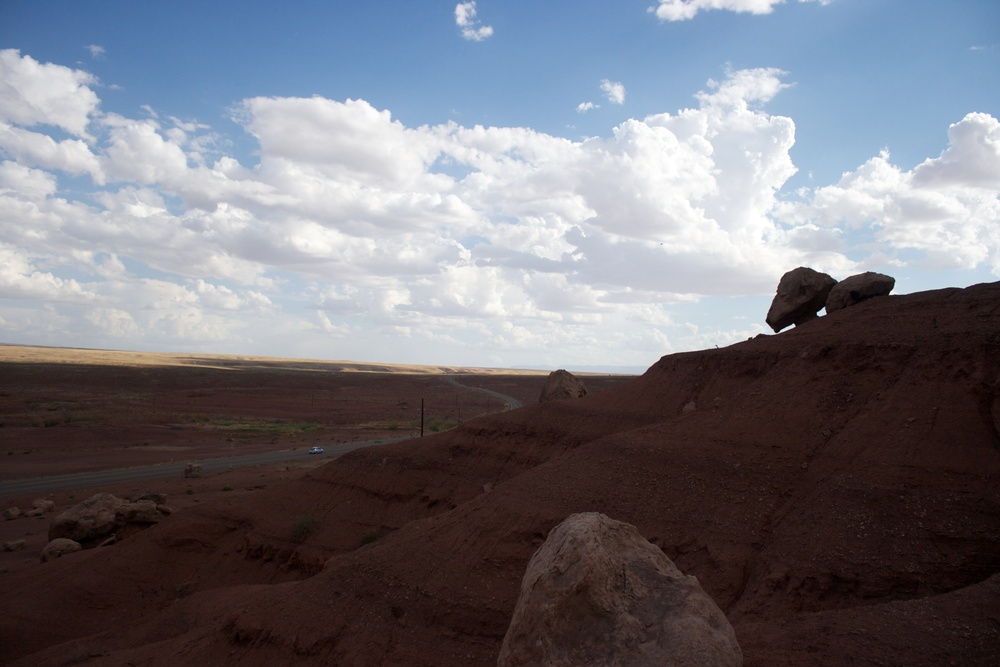
#> input picture data/nevada3.jpg, 1000 x 667 px, shrunk from 3888 x 2592 before the run
$ python stitch.py ../data
#> lines starting #> are read from the running program, lines starting #| are printed output that depends on the picture
# Author: JingJing Zhuang

import cv2
import numpy as np
import sys
import os
import matplotlib.pyplot as plt
from numpy import linalg as LA
from PIL import Image


class ImageInfo:
    def __init__(self, img):
        self.img = img
        self.key, self.des = sift_features(img)
        self.shape = img.shape

    def show(self):
        plt.imshow(self.img)
        plt.show()


class KnnInfo:
    dist = -1
    trainIdx = -1
    queryIdx = -1


# SIFT source from: https://docs.opencv.org/master/da/df5/tutorial_py_sift_intro.html
def sift_features(img):
    img = cv2.cvtColor(img, cv2.COLOR_BGR2GRAY)
    sift = cv2.xfeatures2d.SIFT_create()
    # key will be a list of keypoints, des is a numpy array of shape
    key, des = sift.detectAndCompute(img, None)
    return key, des


def euclidean_distance(row1, row2):
    dis = 0.0
    """ too slow
    for i in range(len(row1) - 1):
        dis += np.square(row1[i] - row2[i])"""
    dis = LA.norm(row1 - row2)
    return dis


# Reference from https://machinelearningmastery.com/tutorial-to-implement-k-nearest-neighbors-in-python-from-scratch/
def k_nearest_neighbors(des1, des2):
    match = []
    for x in range(len(des1)):
        knn_match = KnnInfo()
        knn_match.trainIdx = x
        for y in range(len(des2)):
            # calculate distance
            dis = euclidean_distance(des1[x], des2[y])
            if y == 0:
                knn_match.dist = dis
                knn_match.queryIdx = y
            if knn_match.dist > dis:
                knn_match.dist = dis
                knn_match.queryIdx = y
        # distance.sort(key=lambda tup: tup[1])
        # get neighbors
        check = True
        for i in range(len(des1)):
            dis = euclidean_distance(des2[knn_match.queryIdx], des1[i])
            if knn_match.dist > dis:
                check = False
        if check:
            match.append(knn_match)
    match.sort(key=lambda tup: tup.dist)
    return match


# this only sort two images
# [26 lines left out: function sort2, not called in this run]


def float32(img):
    return np.float32([key_point.pt for key_point in img.key])


# [160 lines left out: function arrange_img, not called in this run]


# Reference from https://math.stackexchange.com/questions/494238/how-to-compute-homography-matrix-h-from-corresponding-points-2d-2d-planar-homog
def homography(p1, p2):
    coor_list = []
    for (x1, y1), (x2, y2) in zip(p1, p2):
        coor_list.append([x1, y1, 1, 0, 0, 0, -x2*x1, -x2*y1, -x2])
        coor_list.append([0, 0, 0, x1, y1, 1, -y2*x1, -y2*y1, -y2])
    matrix = np.array(coor_list)
    u, s, v = LA.svd(matrix)    # get svd composition
    # print("Check svd's v: \n", v)
    h = v[8].reshape(3, 3)      # v[8] is the minimum singular value
    h = (1 / h[-1, -1]) * h     # h[-1,-1] is the last element in 3x3 matrix
    return h


def ransac(match, k1, k2):
    final_h = None
    max_inlier = []
    threshold = 0.5
    pt1 = np.array([k1[i.trainIdx].pt for i in match])
    pt2 = np.array([k2[i.queryIdx].pt for i in match])
    for i in range(1000):
        idx = np.random.choice(np.arange(len(pt1)), 4)   # randomly select 4 point
        ram_pt1 = pt1[idx]
        ram_pt2 = pt2[idx]
        h = homography(ram_pt1, ram_pt2)    # get homography matrix
        # get new world coordinate
        inlier = []
        for x in range(len(pt1)):
            p1 = np.transpose([pt1[x][0], pt1[x][1], 1])
            new = np.dot(h, p1)
            new = (1/(new.item(2)+0.00000001)) * new    # avoid to divide by zero
            p2 = np.transpose([pt2[x][0], pt2[x][1], 1])
            d = euclidean_distance(p2, new)
            if d < 4:
                inlier.append([pt1[x], pt2[x]])
        if len(inlier) > len(max_inlier):
            final_h = h
            max_inlier = inlier
        if len(inlier) > (len(pt1) * threshold):
            break
    return final_h


# Reference from https://stackoverflow.com/questions/13063201/how-to-show-the-whole-image-when-using-opencv-warpperspective
def warp_2_img(img1, img2, h):
    # get corners of two images
    h1, w1 = img1.shape[:2]
    h2, w2 = img2.shape[:2]
    pts1 = np.array([[0, 0], [0, h1], [w1, h1], [w1, 0]], dtype=np.float32).reshape(-1, 1, 2)
    pts2 = np.array([[0, 0], [0, h2], [w2, h2], [w2, 0]], dtype=np.float32).reshape(-1, 1, 2)
    pts2_ppt = cv2.perspectiveTransform(pts2, h)
    conn = np.concatenate((pts1, pts2_ppt), axis=0)
    [xmin, ymin] = np.array(conn.min(axis=0).flatten() - 0.5, dtype=np.int32)
    [xmax, ymax] = np.array(conn.max(axis=0).flatten() + 0.5, dtype=np.int32)
    # get the translation homography matrix
    warped = [-xmin, -ymin]
    trans = np.array([[1, 0, warped[0]], [0, 1, warped[1]], [0, 0, 1]])  # translate
    warped_img = cv2.warpPerspective(img2, trans.dot(h), (xmax - xmin, ymax - ymin))
    warped_img[warped[1]:h1 + warped[1], warped[0]:w1 + warped[0]] = img1
    return warped_img


def stitch_2_img(img1, img2):
    stitched_img = None
    # get matches
    match = k_nearest_neighbors(img1.des, img2.des)
    """print(len(img1.key))
    print(len(img2.key))"""
    # get homography from ransac
    h = ransac(match, img1.key, img2.key)
    stitched_img = ImageInfo(warp_2_img(img2.img, img1.img, h))
    return stitched_img


def main():
    # argv[0] = file name, argv[1] = directory
    if len(sys.argv) != 2:
        print("--- Use this command: \"python stitch.py [data directory]\" ---")
        sys.exit(0)
    data_dir = sys.argv[1]
    if data_dir.startswith("'") and data_dir.endswith("'"):
        data_dir = data_dir[1:len(data_dir)-1]
    elif data_dir.endswith("'"):
        data_dir = data_dir[:len(data_dir)-1]
    elif data_dir.startswith("'"):
        data_dir = data_dir[1:]
    if not data_dir.endswith("/"):
        data_dir += "/"
    data_dir = os.path.join(data_dir)
    print("--- Data directory is [" + data_dir + "] ---")
    # os.path.join("",data_dir)
    # read images from the given directory
    img_file = os.listdir(data_dir)  # contain image name e.g. [img_name.jpg]
    if len(img_file) < 1:
        print("No image found.")
        sys.exit(0)
    img_list = []  # a list contain image file path e.g. [../data/image_name.jpg]
    images = []
    # print(*img_file)
    # The program should read ALL jpg files in the data directory
    for img in img_file:
        if (img.endswith(".jpg") or img.endswith(".JPG")) and img != "panorama.jpg":
            img_list.append(data_dir + img)  # e.g. [../data/image_name.jpg]
    # --- if only one image found ---
    if len(img_list) == 1:
        read_img = cv2.imread(img_list[0])
        cv2.imwrite(data_dir + "panorama.jpg", read_img)
    # --- ignore identical image ---
    print("--- %d jpg images found in file ---" % len(img_list))
    new_img_list = []
    for i in range(len(img_list)):
        is_same = False
        for j in range(i+1, len(img_list)):
            img1 = Image.open(img_list[i])
#> img1 is the input picture: PIL image 1000x667 RGB; mean R, G, B 114.5, 113.6, 121
            img2 = Image.open(img_list[j])
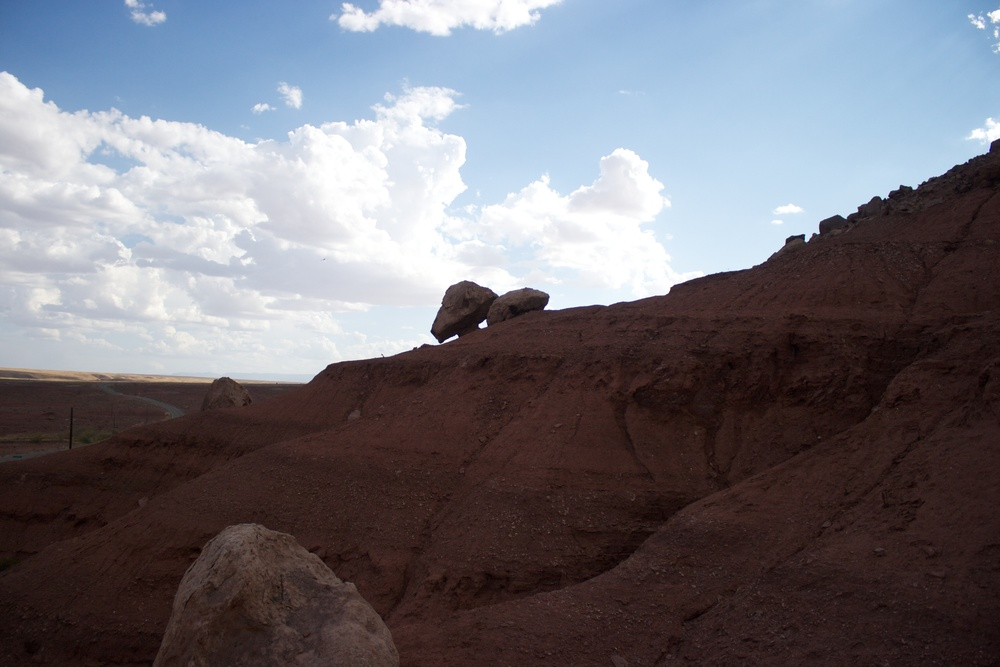
#> input picture data/nevada5.jpg, 1000 x 667 px, shrunk from 3888 x 2592 before the run
#> img2 is the input picture: PIL image 1000x667 RGB; mean R, G, B 114.5, 112.4, 119.4
            if list(img1.getdata()) == list(img2.getdata()):
                is_same = True
                break
        if not is_same:
            new_img_list.append(img_list[i])
    print("--- Ignore identical images, %d images left ready for stitching ---" % len(new_img_list))
    # ---------
    for img_dir in new_img_list:
        read_img = cv2.imread(img_dir)
        """if read_img.shape[1] > 1000 and read_img.shape[0] > 1000:
            width = int(read_img.shape[1] * 0.8)
            height = int(read_img.shape[0] * 0.8)
            dim = (width, height)
            # resize image
            read_img = cv2.resize(read_img, dim, interpolation=cv2.INTER_AREA)"""
        images.append(ImageInfo(read_img))
#> in sift_features, `img = cv2.cvtColor(img, cv2.COLOR_BGR2GRAY)`:
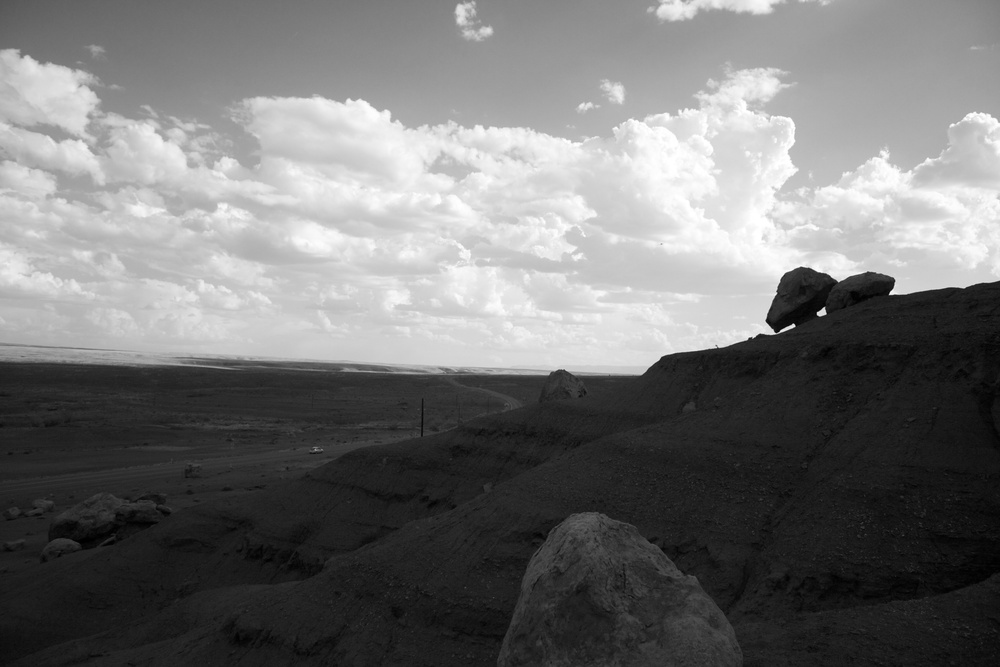
#> img: shape (667, 1000); min 0, max 255, mean 114.7
#> in sift_features, `key, des = sift.detectAndCompute(img, None)`: key = 507 keypoints; strongest (x, y, size): (822, 312, 5.5), (793, 326, 3), (892, 293, 3.2), (782, 331, 2.5)
#> in __init__, `self.key, self.des = sift_features(img)`: self.key has the same summary as key in sift_features
    # determine the spatial arrangement of the images
    img_num = len(images)
#> img_num = 2
    print("--- Arranging %d images ---" % len(images))
#| --- Arranging 2 images ---
    stitch = None
    if img_num > 2:     # if only 2 images then no need to arrange
        images, is_changed = arrange_img(images, img_num)
    print("--- Arrangement is completed. Start stitching... ---")
    if img_num == 2:
        # show image make sure arrange is correct
        """for i in range(img_num):
            images[i].show()"""
        stitch = stitch_2_img(images[0], images[1])
#> the loop in k_nearest_neighbors, `for x in range(len(des1)):` made 507 passes
#> knn_match.trainIdx on pass 1: 0
#> in warp_2_img, `warped_img = cv2.warpPerspective(img2, trans.dot(h), (xmax - xmin, yma..`:
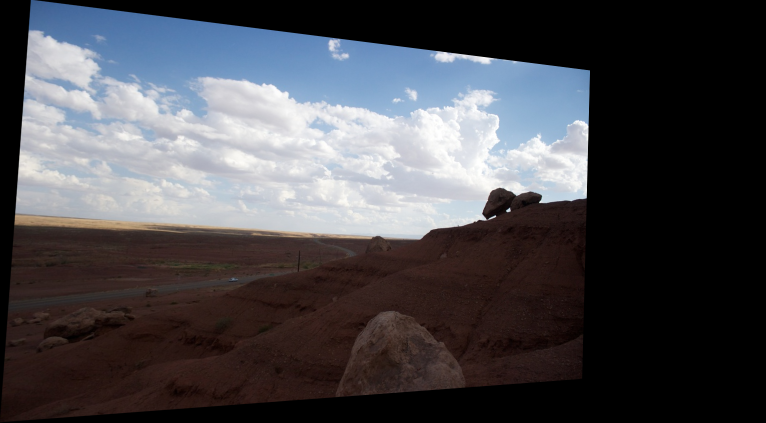
#> warped_img: shape (845, 1532, 3) (shown at 1/2 size); mean B, G, R 77.1, 72.6, 73.5
#> in warp_2_img, `warped_img[warped[1]:h1 + warped[1], warped[0]:w1 + warped[0]] = img1`:
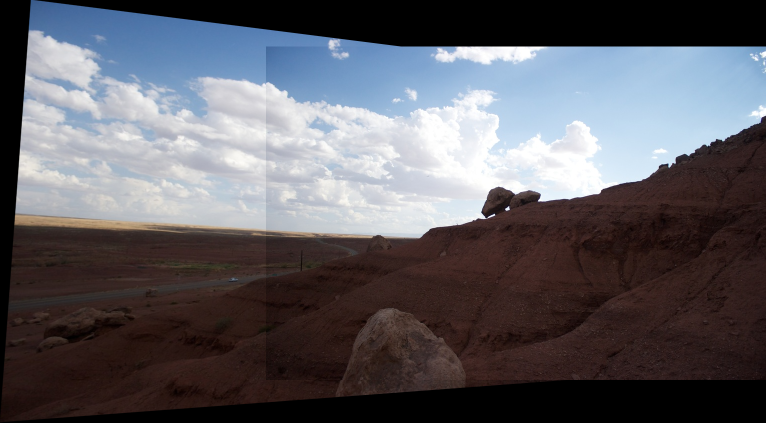
#> warped_img: shape (845, 1532, 3) (shown at 1/2 size); mean B, G, R 98, 92.2, 93.9
#> in sift_features (call 3), `img = cv2.cvtColor(img, cv2.COLOR_BGR2GRAY)`:
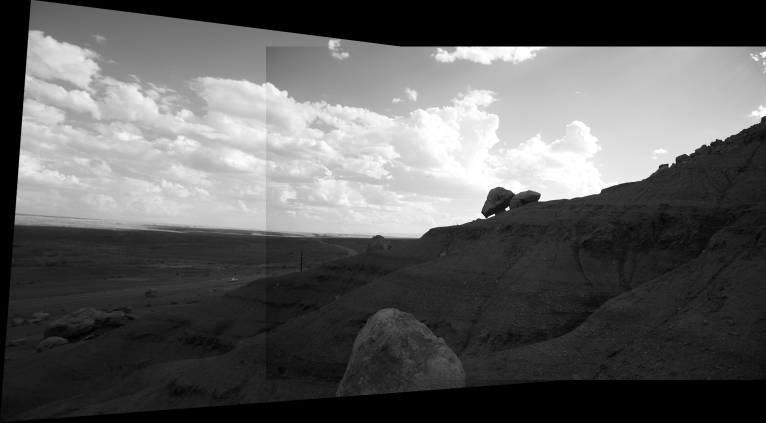
#> img: shape (845, 1532) (shown at 1/2 size); min 0, max 255, mean 93.4
    elif img_num == 3:
        """for i in range(img_num):
            images[i].show()"""
        # stitch 2 img
        stitch = stitch_2_img(images[0], images[1])
        # stitch again
        # stitch.show()
        stitch = stitch_2_img(stitch, images[2])
    elif img_num == 4:
        """for i in range(img_num):
            images[i].show()"""
        stitch = stitch_2_img(images[1], images[0])
        # stitch.show()
        stitch = stitch_2_img(stitch, images[2])
        # stitch.show()
        stitch = stitch_2_img(stitch, images[3])
    elif img_num == 5:
        """for i in range(img_num):
            images[i].show()"""
        stitch = stitch_2_img(images[1], images[0])
        # stitch.show()
        stitch = stitch_2_img(stitch, images[2])
        # stitch.show()
        stitch = stitch_2_img(stitch, images[3])
        # stitch.show()
        stitch = stitch_2_img(stitch, images[4])
        # stitch.show()
    else:
        print("--- Alert: More than 5 images! ---")
        return 0
    print("--- Generating panorama image ---")
    cv2.imwrite(data_dir + "panorama.jpg", stitch.img)
    print("--- Done! Result image is in [" + data_dir + "panorama.jpg] ---")


if __name__ == '__main__':
    main()
